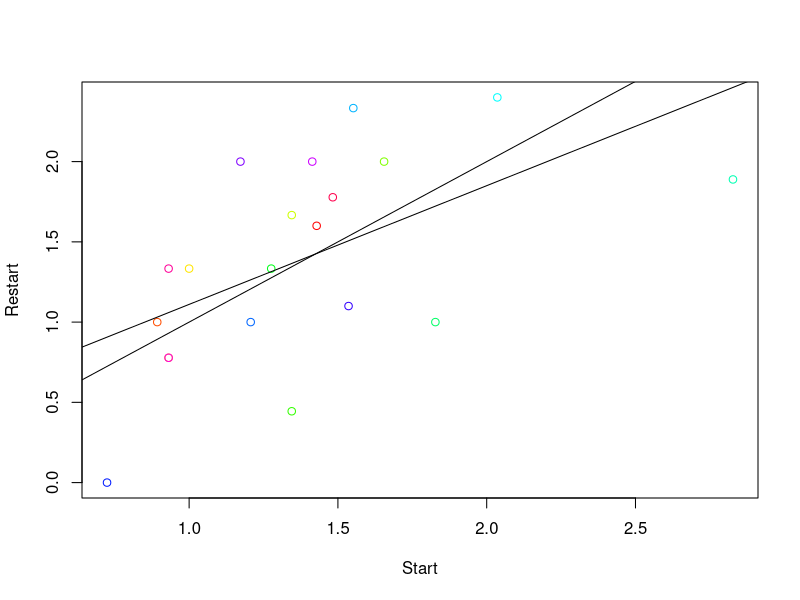
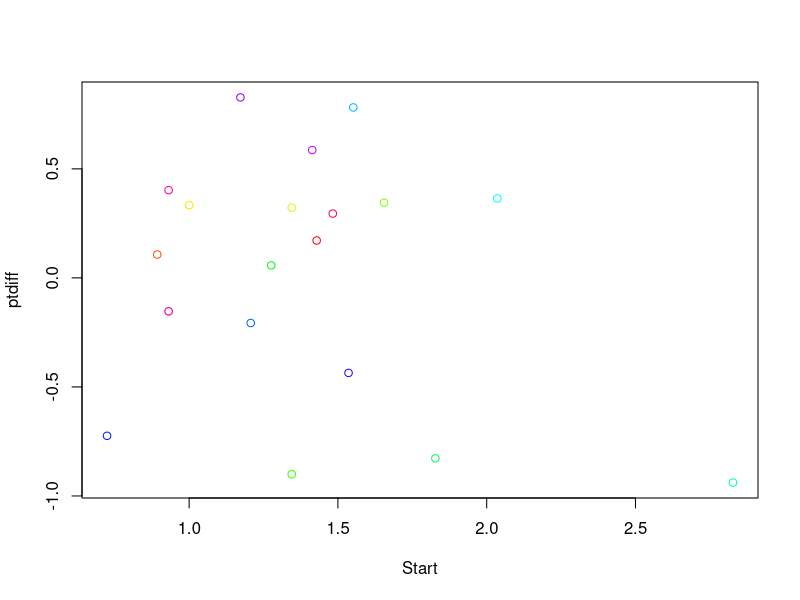
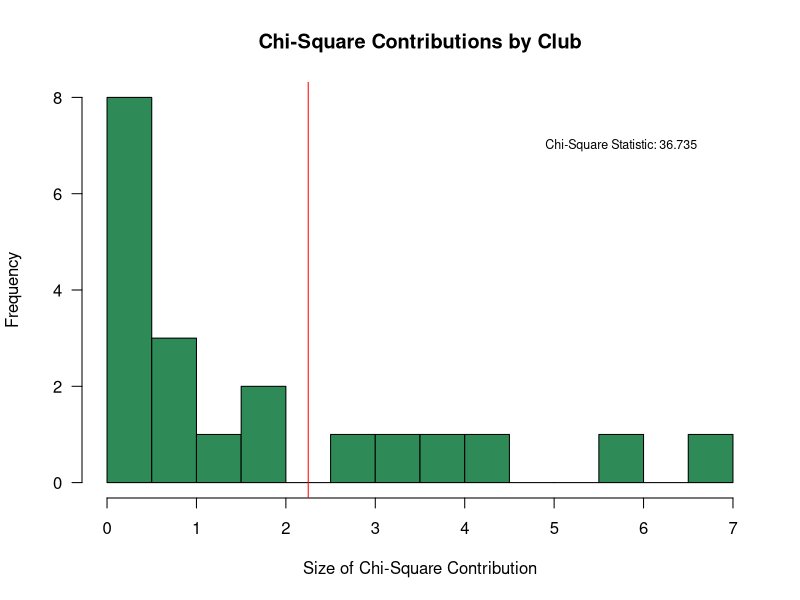
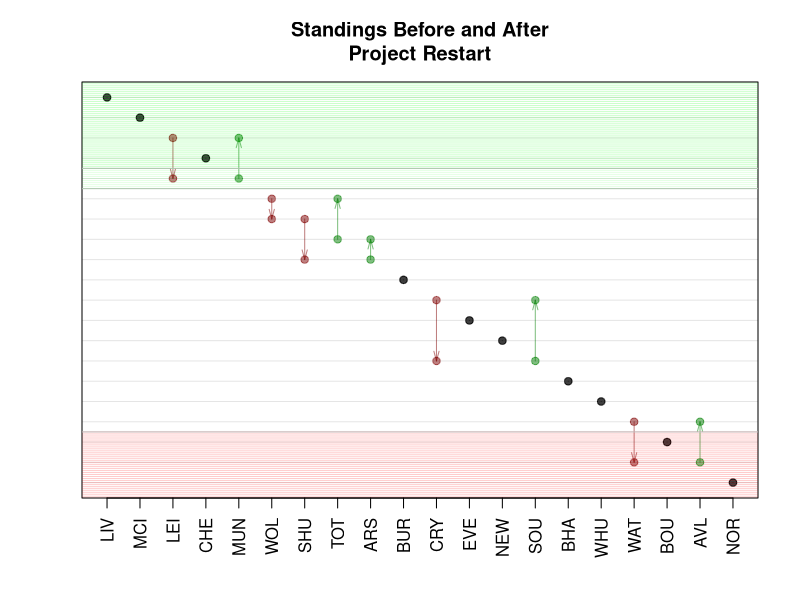
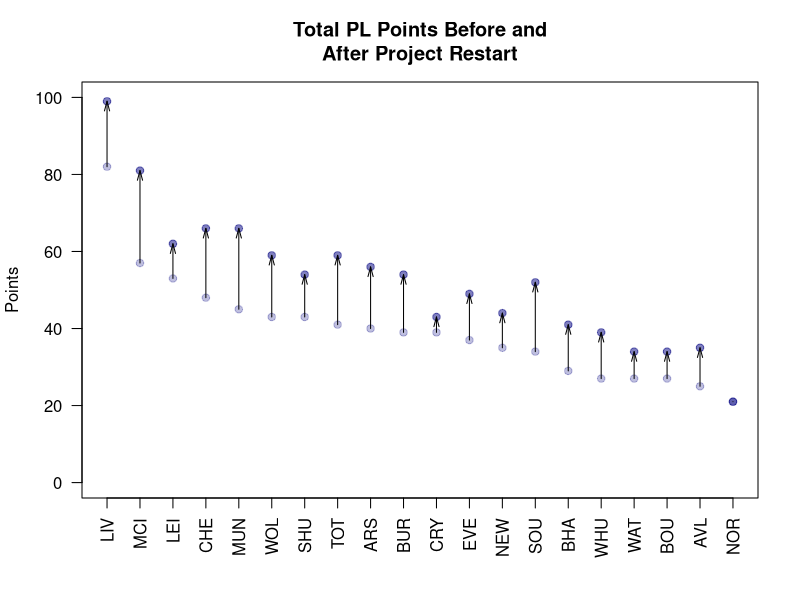
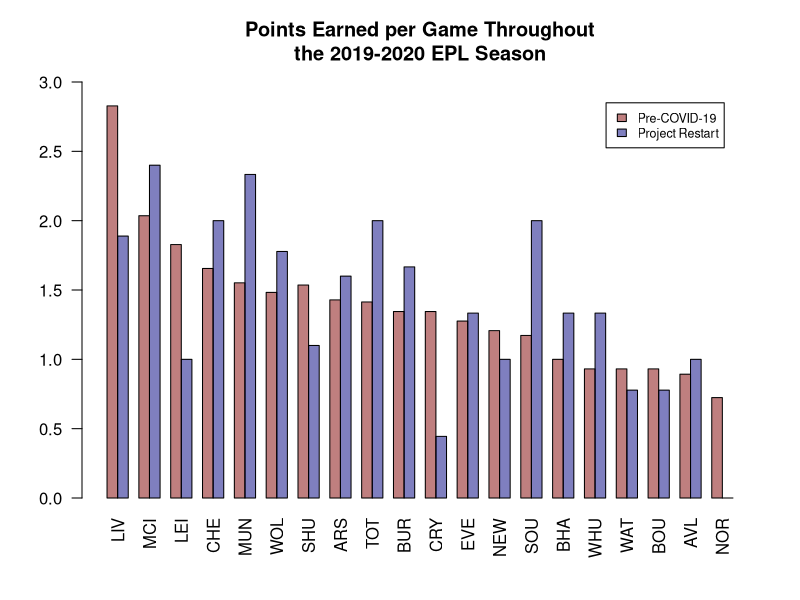
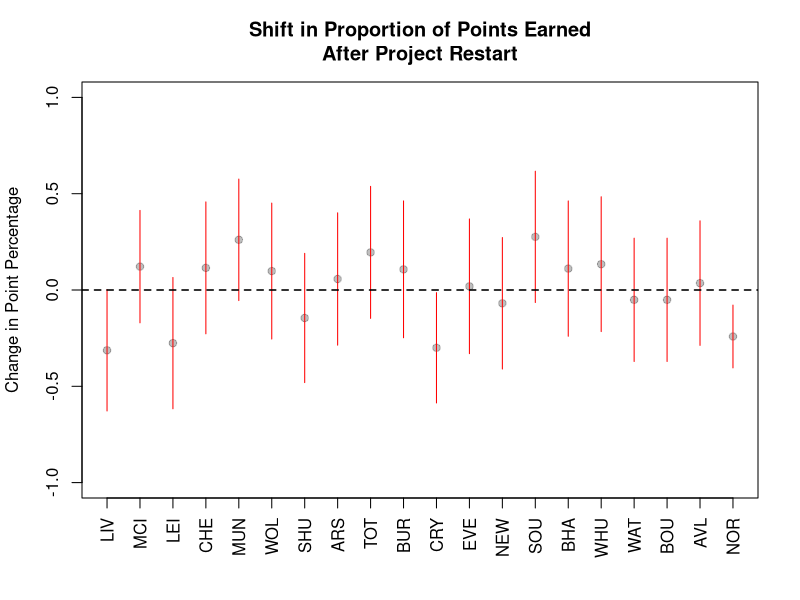

Source code (R) for these figures, in order:
library(dplyr)

# Import Data
endseason <- read.csv("endseason.csv")
names(endseason)[[1]] <- "Club"
endseason$rank <- 1:20

endseason <- endseason[order(endseason$Club), ]
seasonstop <- read.csv("seasonstop.csv")
names(seasonstop)[[1]] <- "Club"
seasonstop$rank <- 1:20
seasonstop <- seasonstop[order(seasonstop$Club), ]
endstats <- as.matrix(select(endseason, !Club))
stopstats <- as.matrix(select(seasonstop, !Club))
restartstats <- endstats - stopstats
projectrestart <- data.frame(endseason$Club[order(endseason$Club)], restartstats)
names(projectrestart)[[1]] <- "Club"
endseason$avgpts <- endseason %>% summarize(avgpts = P / GP) %>% as.matrix()
seasonstop$avgpts <- seasonstop %>% summarize(avgpts = P / GP) %>% as.matrix()
projectrestart$avgpts <- projectrestart %>% summarize(avgpts = P / GP) %>% as.matrix()

# Visuals
club_abbrev <- c("LIV", "MCI", "LEI", "CHE", "MUN", "WOL", "SHU", "TOT",
                 "ARS", "BUR", "CRY", "EVE", "NEW", "SOU", "BHA", "WHU",
                 "WAT", "BOU", "AVL", "NOR")
averages <- data.frame(seasonstop$Club[order(seasonstop$Club)],
                       seasonstop$avgpts,
                       projectrestart$avgpts,
                       endseason$avgpts)
names(averages) <- c("Club", "Start", "Restart", "End")
averages$ptdiff <- averages %>% summarize(ptdiff = Restart - Start) %>% as.matrix()
plot(Restart ~ Start, data = averages, col = rainbow(20)[1:20])
abline(a = 0, b = 1)
a <- lm(Restart ~ Start, data = averages)
abline(a)
plot(ptdiff ~ Start, data = averages, col = rainbow(20)[1:20])
summary(aov(abs(ptdiff) ~ Start, data = averages))
clubperformance <- chisq.test(projectrestart$P, p = seasonstop$P/sum(seasonstop$P))
clubperformance
chisqcontr <- with(clubperformance, (observed - expected)^2 / expected)
names(chisqcontr) <- projectrestart$Club
sort(chisqcontr, decreasing = TRUE)
hist(chisqcontr,
     breaks = seq(from = 0, to = max(chisqcontr) + 0.5, by = 0.5),
     main = "Chi-Square Contributions by Club",
     xlab = "Size of Chi-Square Contribution",
     col = "seagreen",
     las = 1)
abline(v = 2.25, col = "red")
text(5.75, 7, "Chi-Square Statistic: 36.735", cex = 0.75)
standings <- seasonstop %>% select(Club, rank)
names(standings)[[2]] <- "Stop"
standings$End <- endseason$rank
standings$Change <- standings %>% summarize(Stop - End) %>% as.matrix() %>% as.numeric()
standings
sum(abs(standings$Change))
standings <- standings[order(standings$Stop), ]
movement_col <- c(rgb(0, 0, 0, alpha = 0.5),
                  rgb(0.5, 0, 0, alpha = 0.5),
                  rgb(0, 0.5, 0, alpha = 0.5))
club_abbrev <- c("LIV", "MCI", "LEI", "CHE", "MUN", "WOL", "SHU", "TOT",
                 "ARS", "BUR", "CRY", "EVE", "NEW", "SOU", "BHA", "WHU",
                 "WAT", "BOU", "AVL", "NOR")
plot(1:20, 21 - standings$Stop, yaxt = "n", xaxt = "n", main = "Standings Before and After\nProject Restart", xlab = "",
     ylab = "",
     col = movement_col[(standings$Change != 0) + (standings$Change > 0) + 1], pch = 19)
arrows(1:20, 21 - standings$Stop, 1:20, 21 - standings$End, cex = 0.25,
       col = movement_col[(standings$Change != 0) + (standings$Change > 0) + 1], length = 0.1, angle = 15)
points(1:20, 21 - standings$End, col = movement_col[(standings$Change != 0) + (standings$Change > 0) + 1], pch = 19)
abline(h = 1:20, col = rgb(0, 0, 0, alpha = 0.1))
standings$abbreviations <- club_abbrev
axis(1, at = 1:20, labels = club_abbrev, las = 2, cex = 0.5)
abline(h = seq(from = 21, to = 21 - 4.5, by = -0.1), col = rgb(0,1,0, alpha = 0.2))
abline(h = seq(from = (21 - 17.5), to = 0, by = -0.1), col = rgb(1, 0, 0, alpha = 0.2))
abline(h = c(21 - 4.5, 21 - 5.5, 21 - 17.5), col = "grey")
abline(h = seq(from = 21 - 4.5, to = 21 - 5.5, by = -0.1), col = rgb(0, 1, 0, alpha = 0.1))

club_abbrev <- c("LIV", "MCI", "LEI", "CHE", "MUN", "WOL", "SHU", "TOT",
                 "ARS", "BUR", "CRY", "EVE", "NEW", "SOU", "BHA", "WHU",
                 "WAT", "BOU", "AVL", "NOR")
pointchanges <- seasonstop %>% select(Club, P)
End <- endseason$P
pointchanges <- data.frame(pointchanges, End)
pointchanges <- pointchanges[order(pointchanges$P, decreasing = TRUE), ]
pointchanges[c(6:7, 16, 18), ] <- pointchanges[c(7:6, 18, 16), ]
plot(1:20, pointchanges$P, xaxt = "n", ylab = "Points",
     main = "Total PL Points Before and\nAfter Project Restart", xlab = "", las = 2,
     ylim = c(0, 100), col = rgb(0, 0, 0.5, alpha = 0.25), pch = 19)
points(pointchanges$End, col = rgb(0, 0, 0.5, alpha = 0.5), pch = 19)
arrows(1:20, pointchanges$P, 1:20, pointchanges$End, angle = 15, length = 0.1)
axis(1, 1:20, club_abbrev, las = 2)

club_abbrev <- c("LIV", "MCI", "LEI", "CHE", "MUN", "WOL", "SHU", "ARS",
                 "TOT", "BUR", "CRY", "EVE", "NEW", "SOU", "BHA", "WHU",
                 "WAT", "BOU", "AVL", "NOR")
averages <- averages[order(averages$Start, decreasing = TRUE), ]
averages[c(6:7, 16, 18), ] <- averages[c(7:6, 18, 16), ]
averages$Abbreviation <- club_abbrev
ppg <- matrix(c(averages$Start, averages$Restart), ncol = 2)
barplot(t(ppg), names.arg = averages$Abbreviation, las = 2,
        ylim = c(0,3),
        main = "Points Earned per Game Throughout\nthe 2019-2020 EPL Season",
        beside = TRUE,
        col = c(rgb(0.5,0,0,0.5),
                rgb(0,0,0.5,0.5)))
legend("topright",
       legend = c("Pre-COVID-19",
                  "Project Restart"),
       fill = c(rgb(0.5,0,0,0.5),
                rgb(0,0,0.5,0.5)),
       inset = 0.05,
       cex = 0.75)

# Statistical Testing
pre_covid <- data.frame(Club = seasonstop$Club,
                        Successes = seasonstop$P,
                        Trials = seasonstop$GP * 3)
post_covid <- data.frame(Club = projectrestart$Club,
                         Successes = projectrestart$P,
                         Trials = projectrestart$GP * 3)
effects <- data.frame()
for (i in seq_len(nrow(pre_covid))) {
  z_test <- prop.test(c(post_covid[i, 2], pre_covid[i, 2]),
                      c(post_covid[i, 3], pre_covid[i, 3]),
                      conf.level = 1 - 0.05/20)
  effects <- rbind(effects,
                  c(z_test$estimate[1] - z_test$estimate[2],
                    z_test$conf.int[1],
                    z_test$conf.int[2],
                    z_test$p.value))
}
names(effects) <- c("PercentPtsObtainedChange", "lb", "ub", "p_val")
effects <- data.frame(effects)
effects <- data.frame(Club = seasonstop$Club, effects)
effects <- effects[order(seasonstop$P / seasonstop$GP, decreasing = TRUE), ]
effects[c(6:7, 16, 18), ] <- effects[c(7:6, 18, 16), ]
plot(effects$PercentPtsObtainedChange, ylim = c(-1, 1), xaxt = "n",
     pch = 19, col = rgb(0,0,0, 0.25), xlab = "",
     ylab = "Change in Point Percentage", main = "Shift in Proportion of Points Earned\nAfter Project Restart")
segments(1:20, effects$lb, 1:20, effects$ub, col = "red")
axis(1, at = 1:20, labels = club_abbrev, las = 2)
abline(h = 0, lty = 2, lwd = 1.5)

# Winners of the Restart: MUN, SOU
# Losers of the Restart: LIV, LEI, CRY, NOR

averages$pctptsbefore <- averages %>% summarize(pctptsbefore = Start / 3) %>% as.matrix() %>% as.numeric()
averages$pctptsafter <- averages %>% summarize(pctptsafter = Restart / 3) %>% as.matrix() %>% as.numeric()